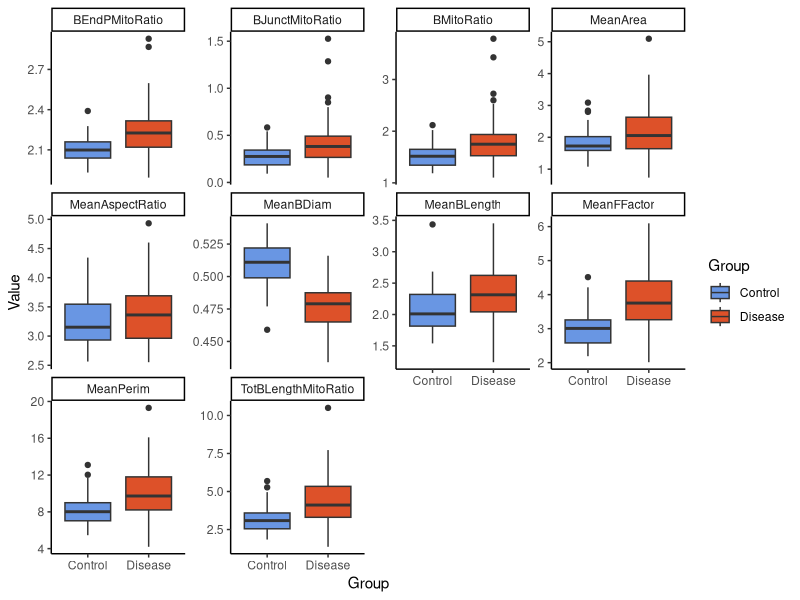
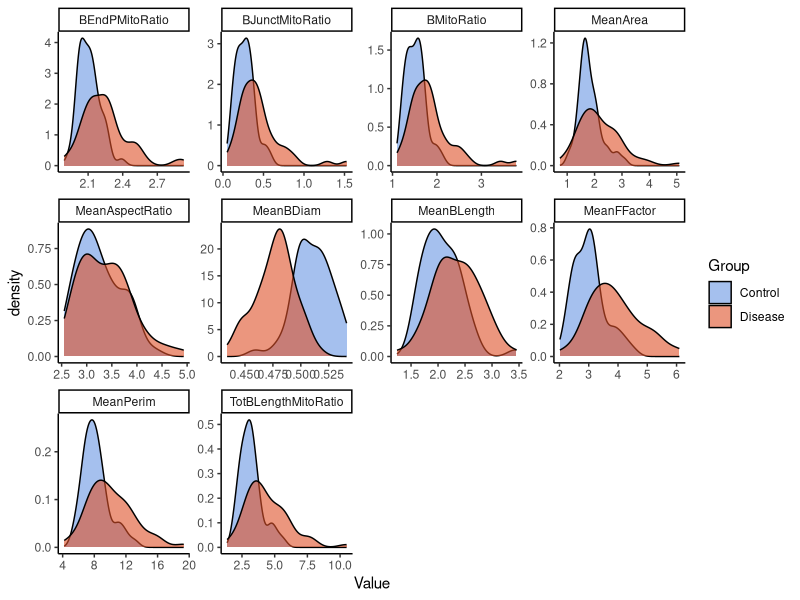
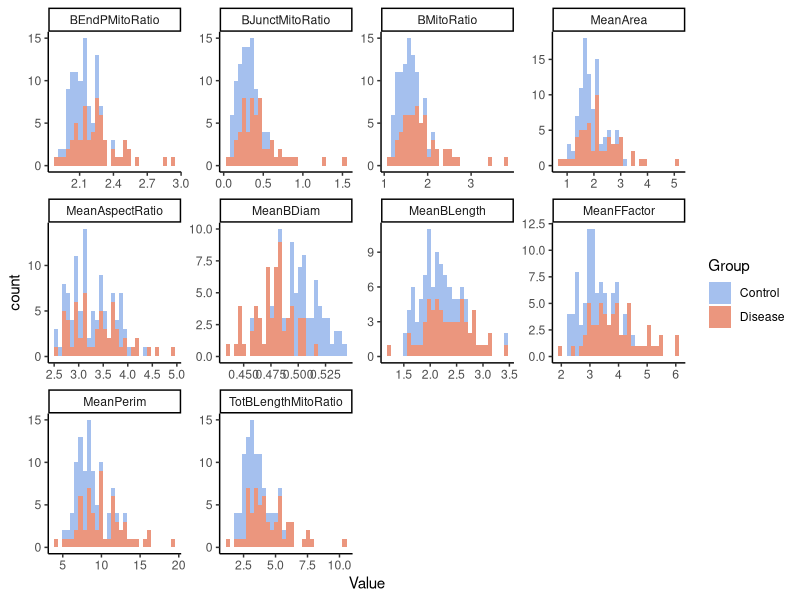
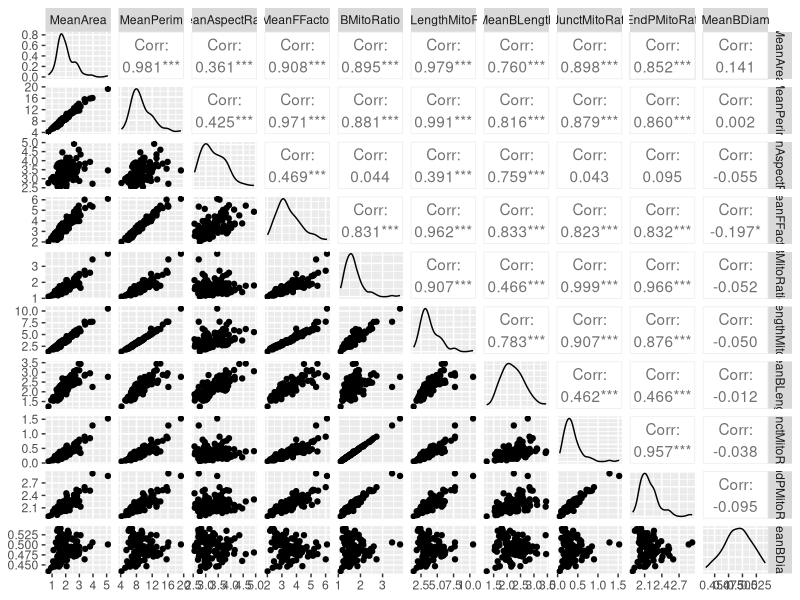
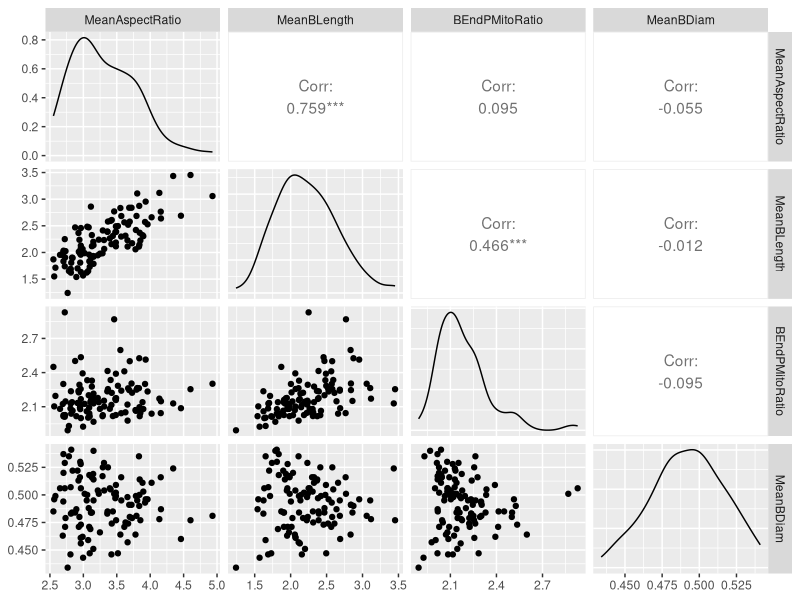
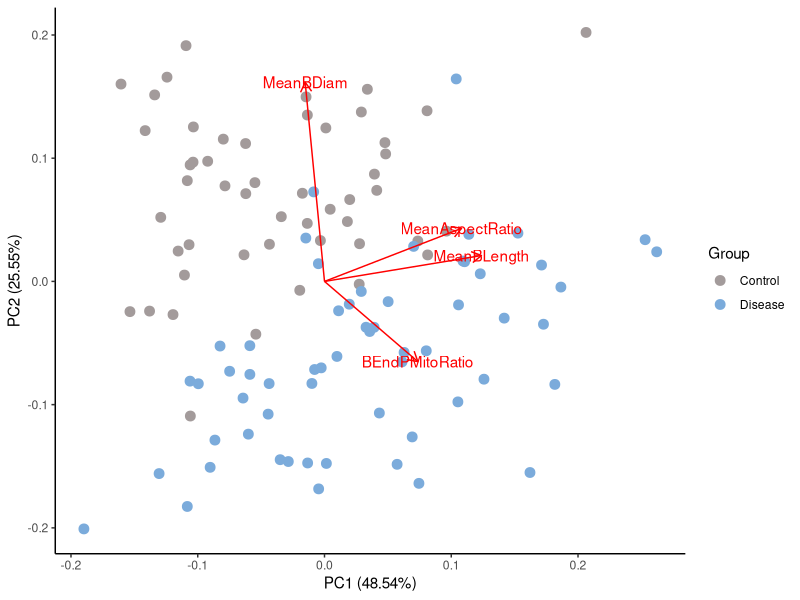
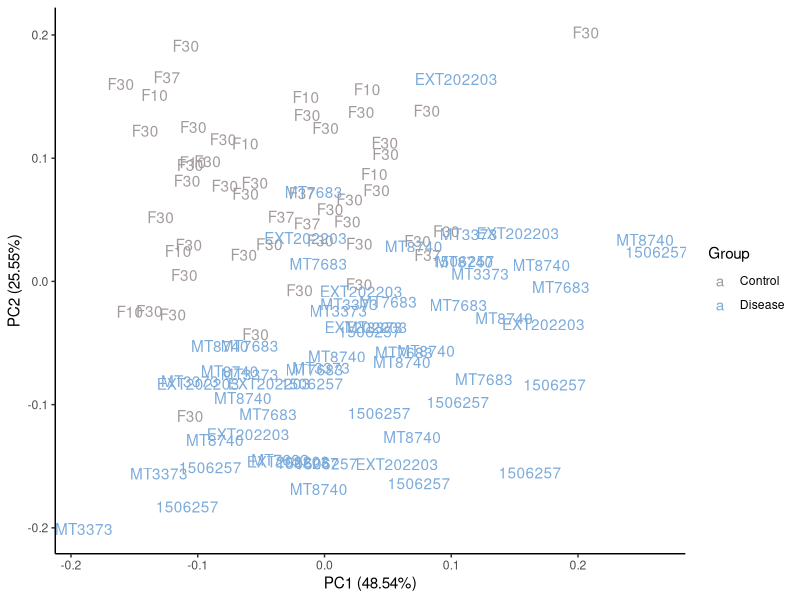
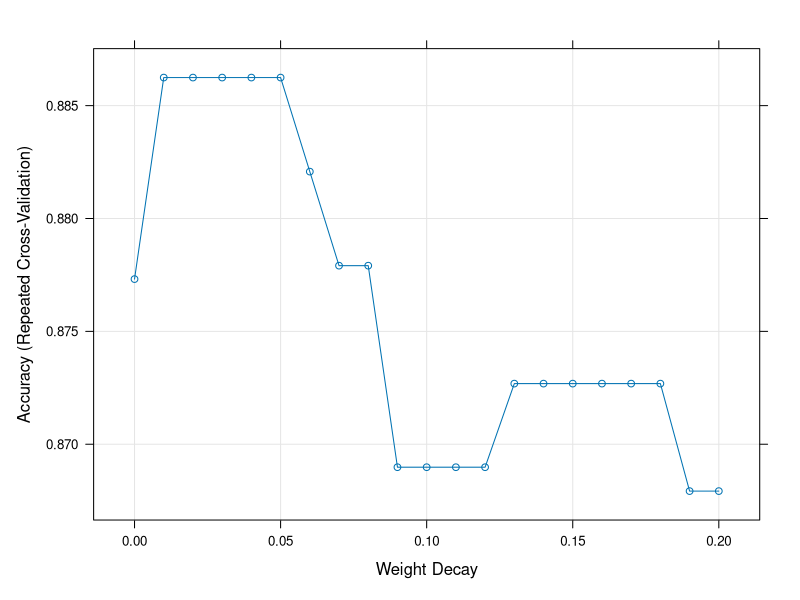

The R script that drew these images, in order: (Note: this script raises an error after producing the figures.)
## ---- chunk 1
library(here)
library(caret)
library(readxl)
library(ggfortify)
library(GGally)
library(glmnet)
library(Hmisc)
library(tidyverse)
## ---- chunk 2
db <- read_excel(here("data/dataform.xlsx"))
db <- na.omit(db)

db$ID <- as.factor(db$ID) 
db$Group <- as.factor(db$Group) 

#Removing redundant variables:

colnames(db)

db <- db %>%
  select(-c("MitoCount", "TotArea", "Bcount", "TotPerim", "TotBLength", "Bjunct", "BEndP"))

## ---- chunk 3
long_db <- db %>%
  pivot_longer(cols = -c(ID, Group), names_to = "Predictor", values_to = "Value")

long_db %>%
  ggplot(aes(x = Group, y = Value, fill = Group)) +
  geom_boxplot() +
  facet_wrap(~ Predictor, scales = "free_y") +
  scale_fill_manual(values = c("#6996e3", "#dd5129", "#2b9b81")) +
  theme_classic()

long_db %>%
  ggplot(aes(x = Value, fill = Group)) +
  geom_density(alpha = 0.6) +
  facet_wrap(~ Predictor, scales = "free") +
  scale_fill_manual(values = c("#6996e3", "#dd5129", "#2b9b81")) +
  theme_classic()

long_db %>%
  ggplot(aes(x = Value, fill = Group)) +
  geom_histogram(alpha = 0.6) +
  facet_wrap(~ Predictor, scales = "free") +
  scale_fill_manual(values = c("#6996e3", "#dd5129", "#2b9b81")) +
  theme_classic()

# for (p in colnames(db[-c(1,2)])) {
#   df <- db[c("ID","Group",p)]
#   colnames(df) <- c("ID", "Group", "Predictor")
#   pl <- df %>%
#     ggplot(aes(sample = Predictor, color = Group)) +
#     geom_qq() +
#     geom_qq_line() +
#     scale_color_manual(values = c("#6996e3", "#dd5129")) +
#     theme_classic() +
#     ggtitle(p)
#   plot(pl)
# }

db %>%
  # filter(Group == "Control") %>%
  select(-c(ID, Group)) %>%
  # select(-c(ID, Group, MeanArea, MeanPerim, BMitoRatio, TotBLengthMitoRatio, MeanBLength, BJunctMitoRatio, BEndPMitoRatio)) %>%
  ggpairs() 

# db %>%
#   # filter(Group == "Control") %>%
#   select(c(MeanArea, MeanPerim, BMitoRatio, TotBLengthMitoRatio, MeanBLength, BJunctMitoRatio, BEndPMitoRatio)) %>%
#   ggpairs() 
## ---- chunk 4

red_vars <- redun(as.matrix(db[-c(1,2)]))

db_res <- db %>%
  select(c("ID", "Group", red_vars$In))

db_res %>%
  select(-c(ID, Group)) %>%
  ggpairs() 

pca_res <- prcomp(db_res[,-c(1,2)], scale. = TRUE)


autoplot(pca_res, data = db_res, color = "Group", size = 3, loadings = TRUE, loadings.label = TRUE) +
  theme_classic() + 
  scale_color_manual(values = c("#a39b9b",  "#7babdb", "#f2de79"))

autoplot(pca_res, data = db_res, color = "Group", label = TRUE, shape = FALSE, label.label = "ID") +
  theme_classic() + 
  scale_color_manual(values = c("#a39b9b",  "#7babdb", "#f2de79"))
  

## ---- chunk 5
set.seed(2024)

db_ml <- db_res 


trnIndex <- createDataPartition(db_ml$Group, p = 0.7, list = FALSE)

trn <- db_ml[trnIndex,]
tst <- db_ml[-trnIndex,]

trn[-c(1,2)] <- scale(log2(trn[-c(1,2)]))
tst[-c(1,2)] <- scale(log2(tst[-c(1,2)]))


## ---- chunk 6

set.seed(2024)

train_control <- trainControl(method="repeatedcv", number=10, repeats=3)

train_model <- function(dat, method, search_grid=NULL) {
  set.seed(2024)
  
  mdl <- train(Group ~ .,
               data = dat[-1], 
               method = method,
               tuneGrid = search_grid,
               trControl = train_control,
               trace = FALSE)
  
  return(mdl)
}

make_bound_plot <- function(mod, dat, pcx = 1, pcy = 2, alg) {
  set.seed(2024)  # Ensure reproducibility in PCA transformation

  preproc <- preProcess(dat[-c(1,2)], method = c("pca"))
  pca_transformed <- predict(preproc, dat[-c(1,2)])
  pca_transformed <- data.frame(pca_transformed, Group = dat$Group)

  colnames(pca_transformed)[pcx] <- "X"
  colnames(pca_transformed)[pcy] <- "Y"

  # Create a grid of points in the PCA-transformed space
  x_min <- min(pca_transformed$X) - 1
  x_max <- max(pca_transformed$X) + 1
  y_min <- min(pca_transformed$Y) - 1
  y_max <- max(pca_transformed$Y) + 1

  # Generate grid points
  grid <- expand.grid(X = seq(x_min, x_max, length.out = 100),
                      Y = seq(y_min, y_max, length.out = 100))

  # Combine the grid with zeros for other components
  grid_full <- data.frame(matrix(0, nrow = nrow(grid), ncol = ncol(pca_transformed)-1))
  colnames(grid_full) <- colnames(pca_transformed)[-ncol(pca_transformed)]
  grid_full[, c(pcx, pcy)] <- grid

  # Inverse transform the grid to the original feature space
  inverse_pca <- function(pca_model, pca_data) {
    center <- pca_model$mean
    scale <- pca_model$std
    rotation <- pca_model$rotation
    
    # Calculate the original data matrix
    original_matrix <- as.matrix(pca_data) %*% t(rotation)
    
    # Re-scale and re-center
    original_matrix <- sweep(original_matrix, 2, scale, `*`)
    original_matrix <- sweep(original_matrix, 2, center, `+`)
    
    return(as.data.frame(original_matrix))
  }

  # Perform inverse PCA transformation on the grid
  grid_original <- inverse_pca(preproc, grid_full)
  colnames(grid_original) <- colnames(dat[-c(1,2)])

  # Predict on the original feature space
  grid_original$Group <- predict(mod, grid_original, type = "raw")

  # Plot the decision boundary
  ggplot() +
    geom_point(data = pca_transformed, aes(x = X, y = Y, color = Group), size = 2) +
    geom_tile(data = grid, aes(x = X, y = Y, fill = grid_original$Group), alpha = 0.3) +
    labs(title = paste(alg, "Decision Boundary with PCA"),
         x = paste("Principal Component", pcx),
         y = paste("Principal Component", pcy)) +
    theme_minimal() +
    scale_color_manual(name = "Reference", labels = levels(pca_transformed$Group), values = c("#a39b9b",  "#67c7c5", "#f2de79")) +
    scale_fill_manual(name = "Prediction", labels = levels(pca_transformed$Group), values = c("#a39b9b",  "#67c7c5", "#f2de79"))
}


## ---- chunk 7

set.seed(2024)

search_grid <- expand.grid(
  decay = seq(0, 0.2, by = 0.01)
)


multi_model <- train_model(trn, "multinom", search_grid)

plot(multi_model)

varImp(multi_model)

pred_multi_model <- data.frame(Prediction = predict(multi_model, newx = as.matrix(trn[-c(1,2)]), type="raw"))

trn_class_res <- data.frame(ID = trn$ID, Prediction = pred_multi_model, Reference = trn$Group)

confusionMatrix(predict(multi_model), trn$Group, positive = "DNML1")


confint(multi_model$finalModel)


make_bound_plot(multi_model, trn, 1, 2, "Neural Network")
make_bound_plot(multi_model, trn, 1, 3, "Neural Network") #fix this, the boundaries make no sense, maybe just use pc 1 and 2 plot
make_bound_plot(multi_model, trn, 2, 3, "Neural Network")

## ---- chunk 8
set.seed(2024)

search_grid <- expand.grid(
  mtry = seq(1, 4, by = 1)
)

rf_model <- train_model(trn, "rf", search_grid)

confusionMatrix(predict(rf_model), trn$Group, positive = "DNML1")
plot(rf_model)


varImp(rf_model)


make_bound_plot(rf_model,trn, 1, 2, "Random Forest")
make_bound_plot(rf_model,trn, 1, 3, "Random Forest")
make_bound_plot(rf_model,trn, 2, 3, "Random Forest")
## ---- chunk 9
set.seed(2024)



# Preprocess with PCA and train SVM model
svm_model <- train_model(trn, "svmLinear")



pred_svm <- predict(svm_model, as.matrix(trn[-c(1,2)]), type = "raw")

confusionMatrix(pred_svm, trn$Group, positive = "DNM1L")

make_bound_plot(svm_model, trn, 1,2, "SVM")
make_bound_plot(svm_model, trn, 1,3, "SVM")
make_bound_plot(svm_model, trn, 2,3, "SVM")

## ---- chunk 10
set.seed(2024)

model_list <- list(Neural = multi_model, SVM = svm_model, RF = rf_model)

res <- resamples(model_list)

summary(res)


pred_tst <- predict(multi_model, tst[-c(1,2)], type = "raw")

confusionMatrix(pred_tst, tst$Group, positive = "DNM1L")

make_bound_plot(multi_model, tst,1,2, "Neural Network")
make_bound_plot(multi_model, tst, 1,3, "Neural Network")
make_bound_plot(multi_model, tst ,2,3, "Neural Network")
